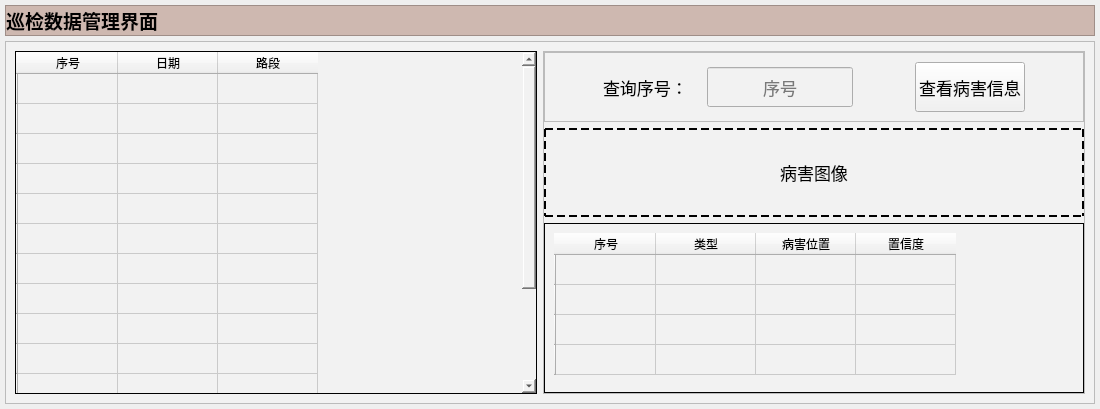
               <widget class="QWidget" name="page_PatrolDataManagement">
                <layout class="QVBoxLayout" name="verticalLayout_17">
                 <property name="spacing">
                  <number>5</number>
                 </property>
                 <property name="leftMargin">
                  <number>5</number>
                 </property>
                 <property name="topMargin">
                  <number>5</number>
                 </property>
                 <property name="rightMargin">
                  <number>5</number>
                 </property>
                 <property name="bottomMargin">
                  <number>5</number>
                 </property>
                 <item>
                  <widget class="QFrame" name="frame_51">
                   <property name="sizePolicy">
                    <sizepolicy hsizetype="Preferred" vsizetype="Expanding">
                     <horstretch>0</horstretch>
                     <verstretch>1</verstretch>
                    </sizepolicy>
                   </property>
                   <property name="styleSheet">
                    <string notr="true">background-color: rgb(206, 184, 176);</string>
                   </property>
                   <property name="frameShape">
                    <enum>QFrame::StyledPanel</enum>
                   </property>
                   <property name="frameShadow">
                    <enum>QFrame::Raised</enum>
                   </property>
                   <layout class="QHBoxLayout" name="horizontalLayout_41">
                    <property name="spacing">
                     <number>0</number>
                    </property>
                    <property name="leftMargin">
                     <number>0</number>
                    </property>
                    <property name="topMargin">
                     <number>0</number>
                    </property>
                    <property name="rightMargin">
                     <number>0</number>
                    </property>
                    <property name="bottomMargin">
                     <number>0</number>
                    </property>
                    <item alignment="Qt::AlignLeft">
                     <widget class="QLabel" name="label_36">
                      <property name="sizePolicy">
                       <sizepolicy hsizetype="Expanding" vsizetype="Expanding">
                        <horstretch>0</horstretch>
                        <verstretch>0</verstretch>
                       </sizepolicy>
                      </property>
                      <property name="font">
                       <font>
                        <family>楷体</family>
                        <pointsize>14</pointsize>
                        <weight>75</weight>
                        <bold>true</bold>
                       </font>
                      </property>
                      <property name="text">
                       <string>巡检数据管理界面</string>
                      </property>
                     </widget>
                    </item>
                   </layout>
                  </widget>
                 </item>
                 <item>
                  <widget class="QFrame" name="frame_52">
                   <property name="sizePolicy">
                    <sizepolicy hsizetype="Preferred" vsizetype="Expanding">
                     <horstretch>0</horstretch>
                     <verstretch>12</verstretch>
                    </sizepolicy>
                   </property>
                   <property name="styleSheet">
                    <string notr="true">background-color: rgb(242, 242, 242);</string>
                   </property>
                   <property name="frameShape">
                    <enum>QFrame::StyledPanel</enum>
                   </property>
                   <property name="frameShadow">
                    <enum>QFrame::Raised</enum>
                   </property>
                   <layout class="QHBoxLayout" name="horizontalLayout_42">
                    <item>
                     <widget class="QFrame" name="frame_53">
                      <property name="sizePolicy">
                       <sizepolicy hsizetype="Expanding" vsizetype="Preferred">
                        <horstretch>1</horstretch>
                        <verstretch>0</verstretch>
                       </sizepolicy>
                      </property>
                      <property name="styleSheet">
                       <string notr="true">#frame_53{
	border:1px solid rgb(0,0,0);
}</string>
                      </property>
                      <property name="frameShape">
                       <enum>QFrame::StyledPanel</enum>
                      </property>
                      <property name="frameShadow">
                       <enum>QFrame::Raised</enum>
                      </property>
                      <layout class="QVBoxLayout" name="verticalLayout_18">
                       <property name="leftMargin">
                        <number>0</number>
                       </property>
                       <property name="topMargin">
                        <number>0</number>
                       </property>
                       <property name="rightMargin">
                        <number>0</number>
                       </property>
                       <property name="bottomMargin">
                        <number>0</number>
                       </property>
                       <item>
                        <widget class="QTableWidget" name="tableWidget_PatrolData">
                         <property name="sizePolicy">
                          <sizepolicy hsizetype="Expanding" vsizetype="Expanding">
                           <horstretch>0</horstretch>
                           <verstretch>0</verstretch>
                          </sizepolicy>
                         </property>
                         <property name="minimumSize">
                          <size>
                           <width>520</width>
                           <height>150</height>
                          </size>
                         </property>
                         <property name="styleSheet">
                          <string notr="true">font: 12pt &quot;黑体&quot;;
border:none;</string>
                         </property>
                         <row>
                          <property name="text">
                           <string/>
                          </property>
                         </row>
                         <row>
                          <property name="text">
                           <string/>
                          </property>
                         </row>
                         <row>
                          <property name="text">
                           <string/>
                          </property>
                         </row>
                         <row>
                          <property name="text">
                           <string/>
                          </property>
                         </row>
                         <row>
                          <property name="text">
                           <string/>
                          </property>
                         </row>
                         <row>
                          <property name="text">
                           <string/>
                          </property>
                         </row>
                         <row>
                          <property name="text">
                           <string/>
                          </property>
                         </row>
                         <row>
                          <property name="text">
                           <string/>
                          </property>
                         </row>
                         <row>
                          <property name="text">
                           <string/>
                          </property>
                         </row>
                         <row>
                          <property name="text">
                           <string/>
                          </property>
                         </row>
                         <row>
                          <property name="text">
                           <string/>
                          </property>
                         </row>
                         <row>
                          <property name="text">
                           <string/>
                          </property>
                         </row>
                         <row>
                          <property name="text">
                           <string/>
                          </property>
                         </row>
                         <row>
                          <property name="text">
                           <string/>
                          </property>
                         </row>
                         <column>
                          <property name="text">
                           <string>序号</string>
                          </property>
                          <property name="textAlignment">
                           <set>AlignCenter</set>
                          </property>
                         </column>
                         <column>
                          <property name="text">
                           <string>日期</string>
                          </property>
                          <property name="textAlignment">
                           <set>AlignCenter</set>
                          </property>
                         </column>
                         <column>
                          <property name="text">
                           <string>路段</string>
                          </property>
                          <property name="textAlignment">
                           <set>AlignCenter</set>
                          </property>
                         </column>
                        </widget>
                       </item>
                      </layout>
                     </widget>
                    </item>
                    <item>
                     <widget class="QFrame" name="frame_54">
                      <property name="sizePolicy">
                       <sizepolicy hsizetype="Expanding" vsizetype="Preferred">
                        <horstretch>1</horstretch>
                        <verstretch>0</verstretch>
                       </sizepolicy>
                      </property>
                      <property name="styleSheet">
                       <string notr="true"/>
                      </property>
                      <property name="frameShape">
                       <enum>QFrame::StyledPanel</enum>
                      </property>
                      <property name="frameShadow">
                       <enum>QFrame::Raised</enum>
                      </property>
                      <layout class="QVBoxLayout" name="verticalLayout_19">
                       <property name="leftMargin">
                        <number>0</number>
                       </property>
                       <property name="topMargin">
                        <number>0</number>
                       </property>
                       <property name="rightMargin">
                        <number>0</number>
                       </property>
                       <property name="bottomMargin">
                        <number>0</number>
                       </property>
                       <item>
                        <widget class="QFrame" name="frame_55">
                         <property name="sizePolicy">
                          <sizepolicy hsizetype="Preferred" vsizetype="Expanding">
                           <horstretch>0</horstretch>
                           <verstretch>1</verstretch>
                          </sizepolicy>
                         </property>
                         <property name="frameShape">
                          <enum>QFrame::StyledPanel</enum>
                         </property>
                         <property name="frameShadow">
                          <enum>QFrame::Raised</enum>
                         </property>
                         <layout class="QHBoxLayout" name="horizontalLayout_45" stretch="1,2,3,1,2,1">
                          <item>
                           <spacer name="horizontalSpacer">
                            <property name="orientation">
                             <enum>Qt::Horizontal</enum>
                            </property>
                            <property name="sizeHint" stdset="0">
                             <size>
                              <width>40</width>
                              <height>20</height>
                             </size>
                            </property>
                           </spacer>
                          </item>
                          <item>
                           <widget class="QLabel" name="label_37">
                            <property name="sizePolicy">
                             <sizepolicy hsizetype="Expanding" vsizetype="Expanding">
                              <horstretch>2</horstretch>
                              <verstretch>0</verstretch>
                             </sizepolicy>
                            </property>
                            <property name="font">
                             <font>
                              <family>方正粗黑宋简体</family>
                              <pointsize>13</pointsize>
                             </font>
                            </property>
                            <property name="text">
                             <string>查询序号：</string>
                            </property>
                           </widget>
                          </item>
                          <item>
                           <widget class="QLineEdit" name="lineEdit_Confidence_2">
                            <property name="sizePolicy">
                             <sizepolicy hsizetype="Expanding" vsizetype="Fixed">
                              <horstretch>3</horstretch>
                              <verstretch>0</verstretch>
                             </sizepolicy>
                            </property>
                            <property name="minimumSize">
                             <size>
                              <width>0</width>
                              <height>40</height>
                             </size>
                            </property>
                            <property name="font">
                             <font>
                              <family>Times New Roman</family>
                              <pointsize>13</pointsize>
                             </font>
                            </property>
                            <property name="text">
                             <string/>
                            </property>
                            <property name="alignment">
                             <set>Qt::AlignCenter</set>
                            </property>
                            <property name="placeholderText">
                             <string>序号</string>
                            </property>
                           </widget>
                          </item>
                          <item>
                           <widget class="QLabel" name="label_38">
                            <property name="sizePolicy">
                             <sizepolicy hsizetype="Expanding" vsizetype="Expanding">
                              <horstretch>1</horstretch>
                              <verstretch>0</verstretch>
                             </sizepolicy>
                            </property>
                            <property name="minimumSize">
                             <size>
                              <width>50</width>
                              <height>50</height>
                             </size>
                            </property>
                            <property name="maximumSize">
                             <size>
                              <width>50</width>
                              <height>50</height>
                             </size>
                            </property>
                            <property name="styleSheet">
                             <string notr="true">border-image: url(:/image/ui_image/查看.png);</string>
                            </property>
                            <property name="text">
                             <string/>
                            </property>
                           </widget>
                          </item>
                          <item>
                           <widget class="QPushButton" name="button_UploadFile_2">
                            <property name="sizePolicy">
                             <sizepolicy hsizetype="Minimum" vsizetype="Fixed">
                              <horstretch>2</horstretch>
                              <verstretch>0</verstretch>
                             </sizepolicy>
                            </property>
                            <property name="minimumSize">
                             <size>
                              <width>0</width>
                              <height>50</height>
                             </size>
                            </property>
                            <property name="font">
                             <font>
                              <pointsize>13</pointsize>
                             </font>
                            </property>
                            <property name="text">
                             <string>查看病害信息</string>
                            </property>
                           </widget>
                          </item>
                          <item>
                           <spacer name="horizontalSpacer_2">
                            <property name="orientation">
                             <enum>Qt::Horizontal</enum>
                            </property>
                            <property name="sizeHint" stdset="0">
                             <size>
                              <width>40</width>
                              <height>20</height>
                             </size>
                            </property>
                           </spacer>
                          </item>
                         </layout>
                        </widget>
                       </item>
                       <item>
                        <widget class="QFrame" name="frame_56">
                         <property name="sizePolicy">
                          <sizepolicy hsizetype="Preferred" vsizetype="Expanding">
                           <horstretch>0</horstretch>
                           <verstretch>5</verstretch>
                          </sizepolicy>
                         </property>
                         <property name="styleSheet">
                          <string notr="true">#frame_56{
	border:2px dashed rgb(0,0,0);
}</string>
                         </property>
                         <property name="frameShape">
                          <enum>QFrame::StyledPanel</enum>
                         </property>
                         <property name="frameShadow">
                          <enum>QFrame::Raised</enum>
                         </property>
                         <layout class="QHBoxLayout" name="horizontalLayout_44">
                          <item>
                           <widget class="QLabel" name="label_DiseaseImage">
                            <property name="sizePolicy">
                             <sizepolicy hsizetype="Expanding" vsizetype="Expanding">
                              <horstretch>1</horstretch>
                              <verstretch>1</verstretch>
                             </sizepolicy>
                            </property>
                            <property name="font">
                             <font>
                              <pointsize>13</pointsize>
                             </font>
                            </property>
                            <property name="text">
                             <string>病害图像</string>
                            </property>
                            <property name="alignment">
                             <set>Qt::AlignCenter</set>
                            </property>
                           </widget>
                          </item>
                         </layout>
                        </widget>
                       </item>
                       <item>
                        <widget class="QFrame" name="frame_57">
                         <property name="sizePolicy">
                          <sizepolicy hsizetype="Preferred" vsizetype="Expanding">
                           <horstretch>0</horstretch>
                           <verstretch>3</verstretch>
                          </sizepolicy>
                         </property>
                         <property name="styleSheet">
                          <string notr="true">#frame_57{
	border:1px solid rgb(0,0,0);
}</string>
                         </property>
                         <property name="frameShape">
                          <enum>QFrame::StyledPanel</enum>
                         </property>
                         <property name="frameShadow">
                          <enum>QFrame::Raised</enum>
                         </property>
                         <layout class="QHBoxLayout" name="horizontalLayout_43">
                          <item>
                           <widget class="QTableWidget" name="tableWidget_DiseaseResult">
                            <property name="sizePolicy">
                             <sizepolicy hsizetype="Expanding" vsizetype="Expanding">
                              <horstretch>0</horstretch>
                              <verstretch>0</verstretch>
                             </sizepolicy>
                            </property>
                            <property name="minimumSize">
                             <size>
                              <width>520</width>
                              <height>150</height>
                             </size>
                            </property>
                            <property name="styleSheet">
                             <string notr="true">font: 12pt &quot;黑体&quot;;
border:none;</string>
                            </property>
                            <row>
                             <property name="text">
                              <string/>
                             </property>
                            </row>
                            <row>
                             <property name="text">
                              <string/>
                             </property>
                            </row>
                            <row>
                             <property name="text">
                              <string/>
                             </property>
                            </row>
                            <row>
                             <property name="text">
                              <string/>
                             </property>
                            </row>
                            <column>
                             <property name="text">
                              <string>序号</string>
                             </property>
                             <property name="textAlignment">
                              <set>AlignCenter</set>
                             </property>
                            </column>
                            <column>
                             <property name="text">
                              <string>类型</string>
                             </property>
                             <property name="textAlignment">
                              <set>AlignCenter</set>
                             </property>
                            </column>
                            <column>
                             <property name="text">
                              <string>病害位置</string>
                             </property>
                             <property name="textAlignment">
                              <set>AlignCenter</set>
                             </property>
                            </column>
                            <column>
                             <property name="text">
                              <string>置信度</string>
                             </property>
                             <property name="textAlignment">
                              <set>AlignCenter</set>
                             </property>
                            </column>
                           </widget>
                          </item>
                         </layout>
                        </widget>
                       </item>
                      </layout>
                     </widget>
                    </item>
                   </layout>
                  </widget>
                 </item>
                </layout>
               </widget>
